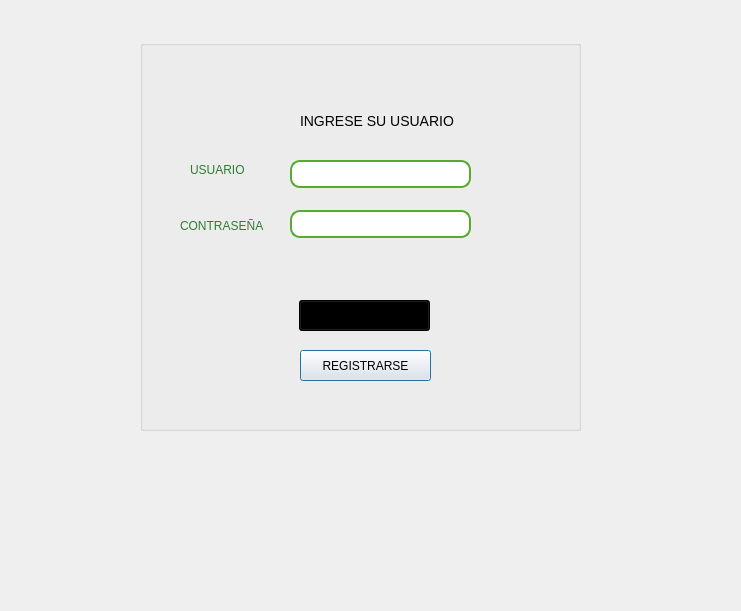
<?xml version="1.0" encoding="UTF-8"?>
<ui version="4.0">
 <class>Login</class>
 <widget class="QDialog" name="Login">
  <property name="geometry">
   <rect>
    <x>0</x>
    <y>0</y>
    <width>741</width>
    <height>611</height>
   </rect>
  </property>
  <property name="windowTitle">
   <string>Dialog</string>
  </property>
  <property name="styleSheet">
   <string notr="true">QWidget {
    background: qlineargradient(
        spread:pad,
        x1:0, y1:0, x2:0, y2:1,
        stop:0 rgb(204, 255, 204),   /* Verde pastel claro arriba (#CCFFCC) */
        stop:1 rgb(144, 238, 144)    /* Verde pastel medio abajo (#90EE90) */
    );
}


</string>
  </property>
  <widget class="QGroupBox" name="groupBox">
   <property name="geometry">
    <rect>
     <x>140</x>
     <y>40</y>
     <width>441</width>
     <height>391</height>
    </rect>
   </property>
   <property name="palette">
    <palette>
     <active>
      <colorrole role="WindowText">
       <brush brushstyle="SolidPattern">
        <color alpha="255">
         <red>0</red>
         <green>0</green>
         <blue>0</blue>
        </color>
       </brush>
      </colorrole>
      <colorrole role="Button">
       <brush brushstyle="LinearGradientPattern">
        <gradient startx="0.000000000000000" starty="0.000000000000000" endx="0.000000000000000" endy="1.000000000000000" type="LinearGradient" spread="PadSpread" coordinatemode="ObjectBoundingMode">
         <gradientstop position="0.000000000000000">
          <color alpha="255">
           <red>204</red>
           <green>255</green>
           <blue>204</blue>
          </color>
         </gradientstop>
         <gradientstop position="1.000000000000000">
          <color alpha="255">
           <red>144</red>
           <green>238</green>
           <blue>144</blue>
          </color>
         </gradientstop>
        </gradient>
       </brush>
      </colorrole>
      <colorrole role="BrightText">
       <brush brushstyle="SolidPattern">
        <color alpha="255">
         <red>30</red>
         <green>206</green>
         <blue>133</blue>
        </color>
       </brush>
      </colorrole>
      <colorrole role="ButtonText">
       <brush brushstyle="SolidPattern">
        <color alpha="255">
         <red>0</red>
         <green>0</green>
         <blue>0</blue>
        </color>
       </brush>
      </colorrole>
      <colorrole role="Base">
       <brush brushstyle="LinearGradientPattern">
        <gradient startx="0.000000000000000" starty="0.000000000000000" endx="0.000000000000000" endy="1.000000000000000" type="LinearGradient" spread="PadSpread" coordinatemode="ObjectBoundingMode">
         <gradientstop position="0.000000000000000">
          <color alpha="255">
           <red>204</red>
           <green>255</green>
           <blue>204</blue>
          </color>
         </gradientstop>
         <gradientstop position="1.000000000000000">
          <color alpha="255">
           <red>144</red>
           <green>238</green>
           <blue>144</blue>
          </color>
         </gradientstop>
        </gradient>
       </brush>
      </colorrole>
      <colorrole role="Window">
       <brush brushstyle="LinearGradientPattern">
        <gradient startx="0.000000000000000" starty="0.000000000000000" endx="0.000000000000000" endy="1.000000000000000" type="LinearGradient" spread="PadSpread" coordinatemode="ObjectBoundingMode">
         <gradientstop position="0.000000000000000">
          <color alpha="255">
           <red>204</red>
           <green>255</green>
           <blue>204</blue>
          </color>
         </gradientstop>
         <gradientstop position="1.000000000000000">
          <color alpha="255">
           <red>144</red>
           <green>238</green>
           <blue>144</blue>
          </color>
         </gradientstop>
        </gradient>
       </brush>
      </colorrole>
      <colorrole role="HighlightedText">
       <brush brushstyle="SolidPattern">
        <color alpha="255">
         <red>0</red>
         <green>255</green>
         <blue>0</blue>
        </color>
       </brush>
      </colorrole>
      <colorrole role="ToolTipText">
       <brush brushstyle="SolidPattern">
        <color alpha="255">
         <red>0</red>
         <green>0</green>
         <blue>0</blue>
        </color>
       </brush>
      </colorrole>
     </active>
     <inactive>
      <colorrole role="WindowText">
       <brush brushstyle="SolidPattern">
        <color alpha="255">
         <red>0</red>
         <green>0</green>
         <blue>0</blue>
        </color>
       </brush>
      </colorrole>
      <colorrole role="Button">
       <brush brushstyle="LinearGradientPattern">
        <gradient startx="0.000000000000000" starty="0.000000000000000" endx="0.000000000000000" endy="1.000000000000000" type="LinearGradient" spread="PadSpread" coordinatemode="ObjectBoundingMode">
         <gradientstop position="0.000000000000000">
          <color alpha="255">
           <red>204</red>
           <green>255</green>
           <blue>204</blue>
          </color>
         </gradientstop>
         <gradientstop position="1.000000000000000">
          <color alpha="255">
           <red>144</red>
           <green>238</green>
           <blue>144</blue>
          </color>
         </gradientstop>
        </gradient>
       </brush>
      </colorrole>
      <colorrole role="BrightText">
       <brush brushstyle="SolidPattern">
        <color alpha="255">
         <red>30</red>
         <green>206</green>
         <blue>133</blue>
        </color>
       </brush>
      </colorrole>
      <colorrole role="ButtonText">
       <brush brushstyle="SolidPattern">
        <color alpha="255">
         <red>0</red>
         <green>0</green>
         <blue>0</blue>
        </color>
       </brush>
      </colorrole>
      <colorrole role="Base">
       <brush brushstyle="LinearGradientPattern">
        <gradient startx="0.000000000000000" starty="0.000000000000000" endx="0.000000000000000" endy="1.000000000000000" type="LinearGradient" spread="PadSpread" coordinatemode="ObjectBoundingMode">
         <gradientstop position="0.000000000000000">
          <color alpha="255">
           <red>204</red>
           <green>255</green>
           <blue>204</blue>
          </color>
         </gradientstop>
         <gradientstop position="1.000000000000000">
          <color alpha="255">
           <red>144</red>
           <green>238</green>
           <blue>144</blue>
          </color>
         </gradientstop>
        </gradient>
       </brush>
      </colorrole>
      <colorrole role="Window">
       <brush brushstyle="LinearGradientPattern">
        <gradient startx="0.000000000000000" starty="0.000000000000000" endx="0.000000000000000" endy="1.000000000000000" type="LinearGradient" spread="PadSpread" coordinatemode="ObjectBoundingMode">
         <gradientstop position="0.000000000000000">
          <color alpha="255">
           <red>204</red>
           <green>255</green>
           <blue>204</blue>
          </color>
         </gradientstop>
         <gradientstop position="1.000000000000000">
          <color alpha="255">
           <red>144</red>
           <green>238</green>
           <blue>144</blue>
          </color>
         </gradientstop>
        </gradient>
       </brush>
      </colorrole>
      <colorrole role="HighlightedText">
       <brush brushstyle="SolidPattern">
        <color alpha="255">
         <red>0</red>
         <green>255</green>
         <blue>0</blue>
        </color>
       </brush>
      </colorrole>
      <colorrole role="ToolTipText">
       <brush brushstyle="SolidPattern">
        <color alpha="255">
         <red>0</red>
         <green>0</green>
         <blue>0</blue>
        </color>
       </brush>
      </colorrole>
     </inactive>
     <disabled>
      <colorrole role="Button">
       <brush brushstyle="LinearGradientPattern">
        <gradient startx="0.000000000000000" starty="0.000000000000000" endx="0.000000000000000" endy="1.000000000000000" type="LinearGradient" spread="PadSpread" coordinatemode="ObjectBoundingMode">
         <gradientstop position="0.000000000000000">
          <color alpha="255">
           <red>204</red>
           <green>255</green>
           <blue>204</blue>
          </color>
         </gradientstop>
         <gradientstop position="1.000000000000000">
          <color alpha="255">
           <red>144</red>
           <green>238</green>
           <blue>144</blue>
          </color>
         </gradientstop>
        </gradient>
       </brush>
      </colorrole>
      <colorrole role="BrightText">
       <brush brushstyle="SolidPattern">
        <color alpha="255">
         <red>30</red>
         <green>206</green>
         <blue>133</blue>
        </color>
       </brush>
      </colorrole>
      <colorrole role="Base">
       <brush brushstyle="LinearGradientPattern">
        <gradient startx="0.000000000000000" starty="0.000000000000000" endx="0.000000000000000" endy="1.000000000000000" type="LinearGradient" spread="PadSpread" coordinatemode="ObjectBoundingMode">
         <gradientstop position="0.000000000000000">
          <color alpha="255">
           <red>204</red>
           <green>255</green>
           <blue>204</blue>
          </color>
         </gradientstop>
         <gradientstop position="1.000000000000000">
          <color alpha="255">
           <red>144</red>
           <green>238</green>
           <blue>144</blue>
          </color>
         </gradientstop>
        </gradient>
       </brush>
      </colorrole>
      <colorrole role="Window">
       <brush brushstyle="LinearGradientPattern">
        <gradient startx="0.000000000000000" starty="0.000000000000000" endx="0.000000000000000" endy="1.000000000000000" type="LinearGradient" spread="PadSpread" coordinatemode="ObjectBoundingMode">
         <gradientstop position="0.000000000000000">
          <color alpha="255">
           <red>204</red>
           <green>255</green>
           <blue>204</blue>
          </color>
         </gradientstop>
         <gradientstop position="1.000000000000000">
          <color alpha="255">
           <red>144</red>
           <green>238</green>
           <blue>144</blue>
          </color>
         </gradientstop>
        </gradient>
       </brush>
      </colorrole>
      <colorrole role="HighlightedText">
       <brush brushstyle="SolidPattern">
        <color alpha="255">
         <red>0</red>
         <green>255</green>
         <blue>0</blue>
        </color>
       </brush>
      </colorrole>
      <colorrole role="ToolTipText">
       <brush brushstyle="SolidPattern">
        <color alpha="255">
         <red>0</red>
         <green>0</green>
         <blue>0</blue>
        </color>
       </brush>
      </colorrole>
     </disabled>
    </palette>
   </property>
   <property name="autoFillBackground">
    <bool>false</bool>
   </property>
   <property name="styleSheet">
    <string notr="true">QWidget#LoginWidget { background: qlineargradient( x1:0, y1:0, x2:1, y2:1, stop:0 #a8e063, stop:1 #56ab2f ); }</string>
   </property>
   <property name="title">
    <string/>
   </property>
   <property name="flat">
    <bool>true</bool>
   </property>
   <widget class="QLineEdit" name="lineEdit">
    <property name="geometry">
     <rect>
      <x>150</x>
      <y>120</y>
      <width>181</width>
      <height>28</height>
     </rect>
    </property>
    <property name="styleSheet">
     <string notr="true">QLineEdit { background-color: #ffffff; border: 2px solid #56ab2f; border-radius: 10px; padding: 8px 12px; font-size: 15px; color: #333333; } QLineEdit:focus { border: 2px solid #388e3c; }</string>
    </property>
    <property name="text">
     <string/>
    </property>
   </widget>
   <widget class="QLineEdit" name="lineEdit_2">
    <property name="geometry">
     <rect>
      <x>150</x>
      <y>170</y>
      <width>181</width>
      <height>28</height>
     </rect>
    </property>
    <property name="styleSheet">
     <string notr="true">QLineEdit { background-color: #ffffff; border: 2px solid #56ab2f; border-radius: 10px; padding: 8px 12px; font-size: 15px; color: #333333; } QLineEdit:focus { border: 2px solid #388e3c; }
</string>
    </property>
   </widget>
   <widget class="QLabel" name="label_2">
    <property name="geometry">
     <rect>
      <x>40</x>
      <y>170</y>
      <width>91</width>
      <height>31</height>
     </rect>
    </property>
    <property name="styleSheet">
     <string notr="true">QLabel {
    color: rgb(46, 125, 50);   /* Verde elegante para los labels */
    font: bold 13px &quot;Segoe UI&quot;;
}
</string>
    </property>
    <property name="text">
     <string>CONTRASEÑA</string>
    </property>
   </widget>
   <widget class="QPushButton" name="pushButton_2">
    <property name="geometry">
     <rect>
      <x>160</x>
      <y>310</y>
      <width>131</width>
      <height>31</height>
     </rect>
    </property>
    <property name="styleSheet">
     <string notr="true">QPushButton#loginButton { background: none; /* sin fondo */ border: none; /* sin borde */ color: rgb(46, 125, 50); /* verde elegante en el texto */ font: bold 13px &quot;Segoe UI&quot;; /* misma fuente que los labels */ }</string>
    </property>
    <property name="text">
     <string>REGISTRARSE</string>
    </property>
   </widget>
   <widget class="QLabel" name="label_3">
    <property name="geometry">
     <rect>
      <x>160</x>
      <y>70</y>
      <width>161</width>
      <height>21</height>
     </rect>
    </property>
    <property name="styleSheet">
     <string notr="true">

/* Etiquetas */
QLabel {
    background: none;
    border: none;
    color: black;
    font-size: 14px;
}
</string>
    </property>
    <property name="text">
     <string>INGRESE SU USUARIO</string>
    </property>
   </widget>
   <widget class="QLabel" name="label">
    <property name="geometry">
     <rect>
      <x>50</x>
      <y>120</y>
      <width>63</width>
      <height>20</height>
     </rect>
    </property>
    <property name="styleSheet">
     <string notr="true">QLabel {
    color: rgb(46, 125, 50);   /* Verde elegante para los labels */
    font: bold 13px &quot;Segoe UI&quot;;
}


</string>
    </property>
    <property name="text">
     <string>USUARIO</string>
    </property>
   </widget>
   <widget class="QPushButton" name="pushButton">
    <property name="geometry">
     <rect>
      <x>159</x>
      <y>260</y>
      <width>131</width>
      <height>31</height>
     </rect>
    </property>
    <property name="palette">
     <palette>
      <active>
       <colorrole role="WindowText">
        <brush brushstyle="SolidPattern">
         <color alpha="255">
          <red>0</red>
          <green>0</green>
          <blue>0</blue>
         </color>
        </brush>
       </colorrole>
       <colorrole role="Button">
        <brush brushstyle="LinearGradientPattern">
         <gradient startx="0.000000000000000" starty="0.000000000000000" endx="0.000000000000000" endy="1.000000000000000" type="LinearGradient" spread="PadSpread" coordinatemode="ObjectBoundingMode">
          <gradientstop position="0.000000000000000">
           <color alpha="255">
            <red>204</red>
            <green>255</green>
            <blue>204</blue>
           </color>
          </gradientstop>
          <gradientstop position="1.000000000000000">
           <color alpha="255">
            <red>144</red>
            <green>238</green>
            <blue>144</blue>
           </color>
          </gradientstop>
         </gradient>
        </brush>
       </colorrole>
       <colorrole role="Base">
        <brush brushstyle="LinearGradientPattern">
         <gradient startx="0.000000000000000" starty="0.000000000000000" endx="0.000000000000000" endy="1.000000000000000" type="LinearGradient" spread="PadSpread" coordinatemode="ObjectBoundingMode">
          <gradientstop position="0.000000000000000">
           <color alpha="255">
            <red>204</red>
            <green>255</green>
            <blue>204</blue>
           </color>
          </gradientstop>
          <gradientstop position="1.000000000000000">
           <color alpha="255">
            <red>144</red>
            <green>238</green>
            <blue>144</blue>
           </color>
          </gradientstop>
         </gradient>
        </brush>
       </colorrole>
       <colorrole role="Window">
        <brush brushstyle="LinearGradientPattern">
         <gradient startx="0.000000000000000" starty="0.000000000000000" endx="0.000000000000000" endy="1.000000000000000" type="LinearGradient" spread="PadSpread" coordinatemode="ObjectBoundingMode">
          <gradientstop position="0.000000000000000">
           <color alpha="255">
            <red>204</red>
            <green>255</green>
            <blue>204</blue>
           </color>
          </gradientstop>
          <gradientstop position="1.000000000000000">
           <color alpha="255">
            <red>144</red>
            <green>238</green>
            <blue>144</blue>
           </color>
          </gradientstop>
         </gradient>
        </brush>
       </colorrole>
       <colorrole role="Highlight">
        <brush brushstyle="SolidPattern">
         <color alpha="255">
          <red>31</red>
          <green>155</green>
          <blue>93</blue>
         </color>
        </brush>
       </colorrole>
      </active>
      <inactive>
       <colorrole role="WindowText">
        <brush brushstyle="SolidPattern">
         <color alpha="255">
          <red>0</red>
          <green>0</green>
          <blue>0</blue>
         </color>
        </brush>
       </colorrole>
       <colorrole role="Button">
        <brush brushstyle="LinearGradientPattern">
         <gradient startx="0.000000000000000" starty="0.000000000000000" endx="0.000000000000000" endy="1.000000000000000" type="LinearGradient" spread="PadSpread" coordinatemode="ObjectBoundingMode">
          <gradientstop position="0.000000000000000">
           <color alpha="255">
            <red>204</red>
            <green>255</green>
            <blue>204</blue>
           </color>
          </gradientstop>
          <gradientstop position="1.000000000000000">
           <color alpha="255">
            <red>144</red>
            <green>238</green>
            <blue>144</blue>
           </color>
          </gradientstop>
         </gradient>
        </brush>
       </colorrole>
       <colorrole role="Base">
        <brush brushstyle="LinearGradientPattern">
         <gradient startx="0.000000000000000" starty="0.000000000000000" endx="0.000000000000000" endy="1.000000000000000" type="LinearGradient" spread="PadSpread" coordinatemode="ObjectBoundingMode">
          <gradientstop position="0.000000000000000">
           <color alpha="255">
            <red>204</red>
            <green>255</green>
            <blue>204</blue>
           </color>
          </gradientstop>
          <gradientstop position="1.000000000000000">
           <color alpha="255">
            <red>144</red>
            <green>238</green>
            <blue>144</blue>
           </color>
          </gradientstop>
         </gradient>
        </brush>
       </colorrole>
       <colorrole role="Window">
        <brush brushstyle="LinearGradientPattern">
         <gradient startx="0.000000000000000" starty="0.000000000000000" endx="0.000000000000000" endy="1.000000000000000" type="LinearGradient" spread="PadSpread" coordinatemode="ObjectBoundingMode">
          <gradientstop position="0.000000000000000">
           <color alpha="255">
            <red>204</red>
            <green>255</green>
            <blue>204</blue>
           </color>
          </gradientstop>
          <gradientstop position="1.000000000000000">
           <color alpha="255">
            <red>144</red>
            <green>238</green>
            <blue>144</blue>
           </color>
          </gradientstop>
         </gradient>
        </brush>
       </colorrole>
       <colorrole role="Highlight">
        <brush brushstyle="SolidPattern">
         <color alpha="255">
          <red>31</red>
          <green>155</green>
          <blue>93</blue>
         </color>
        </brush>
       </colorrole>
      </inactive>
      <disabled>
       <colorrole role="Button">
        <brush brushstyle="LinearGradientPattern">
         <gradient startx="0.000000000000000" starty="0.000000000000000" endx="0.000000000000000" endy="1.000000000000000" type="LinearGradient" spread="PadSpread" coordinatemode="ObjectBoundingMode">
          <gradientstop position="0.000000000000000">
           <color alpha="255">
            <red>204</red>
            <green>255</green>
            <blue>204</blue>
           </color>
          </gradientstop>
          <gradientstop position="1.000000000000000">
           <color alpha="255">
            <red>144</red>
            <green>238</green>
            <blue>144</blue>
           </color>
          </gradientstop>
         </gradient>
        </brush>
       </colorrole>
       <colorrole role="Base">
        <brush brushstyle="LinearGradientPattern">
         <gradient startx="0.000000000000000" starty="0.000000000000000" endx="0.000000000000000" endy="1.000000000000000" type="LinearGradient" spread="PadSpread" coordinatemode="ObjectBoundingMode">
          <gradientstop position="0.000000000000000">
           <color alpha="255">
            <red>204</red>
            <green>255</green>
            <blue>204</blue>
           </color>
          </gradientstop>
          <gradientstop position="1.000000000000000">
           <color alpha="255">
            <red>144</red>
            <green>238</green>
            <blue>144</blue>
           </color>
          </gradientstop>
         </gradient>
        </brush>
       </colorrole>
       <colorrole role="Window">
        <brush brushstyle="LinearGradientPattern">
         <gradient startx="0.000000000000000" starty="0.000000000000000" endx="0.000000000000000" endy="1.000000000000000" type="LinearGradient" spread="PadSpread" coordinatemode="ObjectBoundingMode">
          <gradientstop position="0.000000000000000">
           <color alpha="255">
            <red>204</red>
            <green>255</green>
            <blue>204</blue>
           </color>
          </gradientstop>
          <gradientstop position="1.000000000000000">
           <color alpha="255">
            <red>144</red>
            <green>238</green>
            <blue>144</blue>
           </color>
          </gradientstop>
         </gradient>
        </brush>
       </colorrole>
       <colorrole role="Highlight">
        <brush brushstyle="SolidPattern">
         <color alpha="255">
          <red>31</red>
          <green>155</green>
          <blue>93</blue>
         </color>
        </brush>
       </colorrole>
      </disabled>
     </palette>
    </property>
    <property name="styleSheet">
     <string notr="true">QGroupBox {
    background-color: rgb(230, 244, 234);
    border: 2px solid rgb(76, 175, 80);
    border-radius: 8px;
    margin-top: 20px;
    font: bold 4px &quot;Segoe UI&quot;;
    /* color: rgb(46, 125, 50);  ← comenta esta línea */
}

</string>
    </property>
    <property name="text">
     <string>INGRESAR</string>
    </property>
   </widget>
  </widget>
 </widget>
 <resources/>
 <connections/>
</ui>
